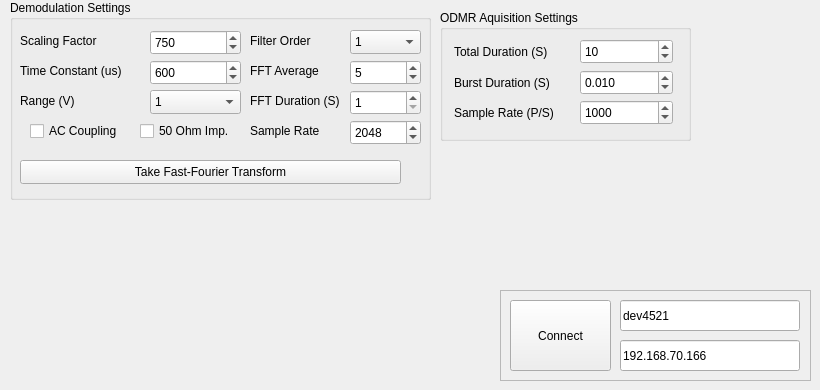
      <widget class="QWidget" name="LIATab">
       <attribute name="title">
        <string>Lock-In Amplifier</string>
       </attribute>
       <widget class="QFrame" name="frame_6">
        <property name="geometry">
         <rect>
          <x>500</x>
          <y>290</y>
          <width>311</width>
          <height>91</height>
         </rect>
        </property>
        <property name="frameShape">
         <enum>QFrame::StyledPanel</enum>
        </property>
        <property name="frameShadow">
         <enum>QFrame::Raised</enum>
        </property>
        <widget class="QLineEdit" name="LIANameBox">
         <property name="geometry">
          <rect>
           <x>120</x>
           <y>10</y>
           <width>180</width>
           <height>31</height>
          </rect>
         </property>
         <property name="text">
          <string>dev4521</string>
         </property>
         <property name="placeholderText">
          <string>Lock-In Amplifier Name</string>
         </property>
        </widget>
        <widget class="QPushButton" name="connectLIAButton">
         <property name="geometry">
          <rect>
           <x>10</x>
           <y>10</y>
           <width>101</width>
           <height>71</height>
          </rect>
         </property>
         <property name="text">
          <string>Connect</string>
         </property>
        </widget>
        <widget class="QLineEdit" name="LIAIPBox">
         <property name="geometry">
          <rect>
           <x>120</x>
           <y>50</y>
           <width>180</width>
           <height>31</height>
          </rect>
         </property>
         <property name="text">
          <string>192.168.70.166</string>
         </property>
         <property name="placeholderText">
          <string>Lock-In Amplifier Name</string>
         </property>
        </widget>
       </widget>
       <widget class="QGroupBox" name="groupBox_4">
        <property name="geometry">
         <rect>
          <x>10</x>
          <y>0</y>
          <width>421</width>
          <height>200</height>
         </rect>
        </property>
        <property name="title">
         <string>Demodulation Settings</string>
        </property>
        <widget class="QPushButton" name="takeFFTButton">
         <property name="geometry">
          <rect>
           <x>10</x>
           <y>160</y>
           <width>381</width>
           <height>24</height>
          </rect>
         </property>
         <property name="text">
          <string>Take Fast-Fourier Transform</string>
         </property>
        </widget>
        <widget class="QSpinBox" name="scalingFactorSpinBox">
         <property name="geometry">
          <rect>
           <x>140</x>
           <y>30</y>
           <width>91</width>
           <height>25</height>
          </rect>
         </property>
         <property name="minimum">
          <number>1</number>
         </property>
         <property name="maximum">
          <number>10000</number>
         </property>
         <property name="value">
          <number>750</number>
         </property>
        </widget>
        <widget class="QLabel" name="label_4">
         <property name="geometry">
          <rect>
           <x>10</x>
           <y>30</y>
           <width>101</width>
           <height>21</height>
          </rect>
         </property>
         <property name="text">
          <string>Scaling Factor</string>
         </property>
        </widget>
        <widget class="QSpinBox" name="timeConstantSpinBox">
         <property name="geometry">
          <rect>
           <x>140</x>
           <y>60</y>
           <width>91</width>
           <height>25</height>
          </rect>
         </property>
         <property name="minimum">
          <number>1</number>
         </property>
         <property name="maximum">
          <number>100000</number>
         </property>
         <property name="value">
          <number>600</number>
         </property>
        </widget>
        <widget class="QLabel" name="label_5">
         <property name="geometry">
          <rect>
           <x>10</x>
           <y>60</y>
           <width>103</width>
           <height>21</height>
          </rect>
         </property>
         <property name="text">
          <string>Time Constant (us)</string>
         </property>
        </widget>
        <widget class="QLabel" name="label_22">
         <property name="geometry">
          <rect>
           <x>10</x>
           <y>90</y>
           <width>103</width>
           <height>21</height>
          </rect>
         </property>
         <property name="text">
          <string>Range (V)</string>
         </property>
        </widget>
        <widget class="QComboBox" name="rangeSelect">
         <property name="geometry">
          <rect>
           <x>140</x>
           <y>90</y>
           <width>91</width>
           <height>24</height>
          </rect>
         </property>
         <property name="currentIndex">
          <number>0</number>
         </property>
         <item>
          <property name="text">
           <string>1</string>
          </property>
         </item>
         <item>
          <property name="text">
           <string>3</string>
          </property>
         </item>
        </widget>
        <widget class="QCheckBox" name="acCoupleCheck">
         <property name="geometry">
          <rect>
           <x>20</x>
           <y>120</y>
           <width>91</width>
           <height>22</height>
          </rect>
         </property>
         <property name="text">
          <string>AC Coupling</string>
         </property>
        </widget>
        <widget class="QCheckBox" name="fiftyOhmCheck">
         <property name="geometry">
          <rect>
           <x>130</x>
           <y>120</y>
           <width>97</width>
           <height>22</height>
          </rect>
         </property>
         <property name="text">
          <string>50 Ohm Imp.</string>
         </property>
        </widget>
        <widget class="QComboBox" name="harmonicOrderSelect">
         <property name="geometry">
          <rect>
           <x>340</x>
           <y>30</y>
           <width>71</width>
           <height>24</height>
          </rect>
         </property>
         <item>
          <property name="text">
           <string>1</string>
          </property>
         </item>
         <item>
          <property name="text">
           <string>2</string>
          </property>
         </item>
         <item>
          <property name="text">
           <string>3</string>
          </property>
         </item>
         <item>
          <property name="text">
           <string>4</string>
          </property>
         </item>
         <item>
          <property name="text">
           <string>5</string>
          </property>
         </item>
         <item>
          <property name="text">
           <string>6</string>
          </property>
         </item>
         <item>
          <property name="text">
           <string>7</string>
          </property>
         </item>
         <item>
          <property name="text">
           <string>8</string>
          </property>
         </item>
        </widget>
        <widget class="QLabel" name="label_24">
         <property name="geometry">
          <rect>
           <x>240</x>
           <y>30</y>
           <width>103</width>
           <height>21</height>
          </rect>
         </property>
         <property name="text">
          <string>Filter Order</string>
         </property>
        </widget>
        <widget class="QSpinBox" name="fftAverageSpinBox">
         <property name="geometry">
          <rect>
           <x>340</x>
           <y>60</y>
           <width>71</width>
           <height>25</height>
          </rect>
         </property>
         <property name="minimum">
          <number>1</number>
         </property>
         <property name="maximum">
          <number>1000</number>
         </property>
         <property name="value">
          <number>5</number>
         </property>
        </widget>
        <widget class="QLabel" name="label_25">
         <property name="geometry">
          <rect>
           <x>240</x>
           <y>60</y>
           <width>81</width>
           <height>21</height>
          </rect>
         </property>
         <property name="text">
          <string>FFT Average</string>
         </property>
        </widget>
        <widget class="QLabel" name="label_26">
         <property name="geometry">
          <rect>
           <x>240</x>
           <y>90</y>
           <width>89</width>
           <height>21</height>
          </rect>
         </property>
         <property name="text">
          <string>FFT Duration (S)</string>
         </property>
        </widget>
        <widget class="QSpinBox" name="fftDurationSpinBox">
         <property name="geometry">
          <rect>
           <x>340</x>
           <y>90</y>
           <width>71</width>
           <height>25</height>
          </rect>
         </property>
         <property name="minimum">
          <number>1</number>
         </property>
         <property name="maximum">
          <number>300</number>
         </property>
        </widget>
        <widget class="QSpinBox" name="sampleRateSpinBox">
         <property name="geometry">
          <rect>
           <x>340</x>
           <y>120</y>
           <width>71</width>
           <height>25</height>
          </rect>
         </property>
         <property name="minimum">
          <number>1</number>
         </property>
         <property name="maximum">
          <number>10000</number>
         </property>
         <property name="value">
          <number>2048</number>
         </property>
        </widget>
        <widget class="QLabel" name="label_27">
         <property name="geometry">
          <rect>
           <x>240</x>
           <y>120</y>
           <width>89</width>
           <height>21</height>
          </rect>
         </property>
         <property name="text">
          <string>Sample Rate</string>
         </property>
        </widget>
       </widget>
       <widget class="QGroupBox" name="groupBox_6">
        <property name="geometry">
         <rect>
          <x>440</x>
          <y>10</y>
          <width>251</width>
          <height>131</height>
         </rect>
        </property>
        <property name="title">
         <string>ODMR Aquisition Settings</string>
        </property>
        <widget class="QLabel" name="label_44">
         <property name="geometry">
          <rect>
           <x>14</x>
           <y>29</y>
           <width>120</width>
           <height>25</height>
          </rect>
         </property>
         <property name="text">
          <string>Total Duration (S)</string>
         </property>
        </widget>
        <widget class="QLabel" name="label_48">
         <property name="geometry">
          <rect>
           <x>14</x>
           <y>60</y>
           <width>109</width>
           <height>25</height>
          </rect>
         </property>
         <property name="text">
          <string>Burst Duration (S)</string>
         </property>
        </widget>
        <widget class="QSpinBox" name="odmrAqDurBox">
         <property name="geometry">
          <rect>
           <x>140</x>
           <y>29</y>
           <width>93</width>
           <height>25</height>
          </rect>
         </property>
         <property name="maximum">
          <number>1000</number>
         </property>
         <property name="value">
          <number>10</number>
         </property>
        </widget>
        <widget class="QLabel" name="label_49">
         <property name="geometry">
          <rect>
           <x>14</x>
           <y>91</y>
           <width>119</width>
           <height>24</height>
          </rect>
         </property>
         <property name="text">
          <string>Sample Rate (P/S)</string>
         </property>
        </widget>
        <widget class="QDoubleSpinBox" name="odmrAqBurstDurBox">
         <property name="geometry">
          <rect>
           <x>140</x>
           <y>60</y>
           <width>93</width>
           <height>25</height>
          </rect>
         </property>
         <property name="decimals">
          <number>3</number>
         </property>
         <property name="maximum">
          <double>100.000000000000000</double>
         </property>
         <property name="value">
          <double>0.010000000000000</double>
         </property>
        </widget>
        <widget class="QSpinBox" name="odmrAqSampleRateBox">
         <property name="geometry">
          <rect>
           <x>140</x>
           <y>90</y>
           <width>93</width>
           <height>25</height>
          </rect>
         </property>
         <property name="maximum">
          <number>10000</number>
         </property>
         <property name="value">
          <number>1000</number>
         </property>
        </widget>
       </widget>
      </widget>
